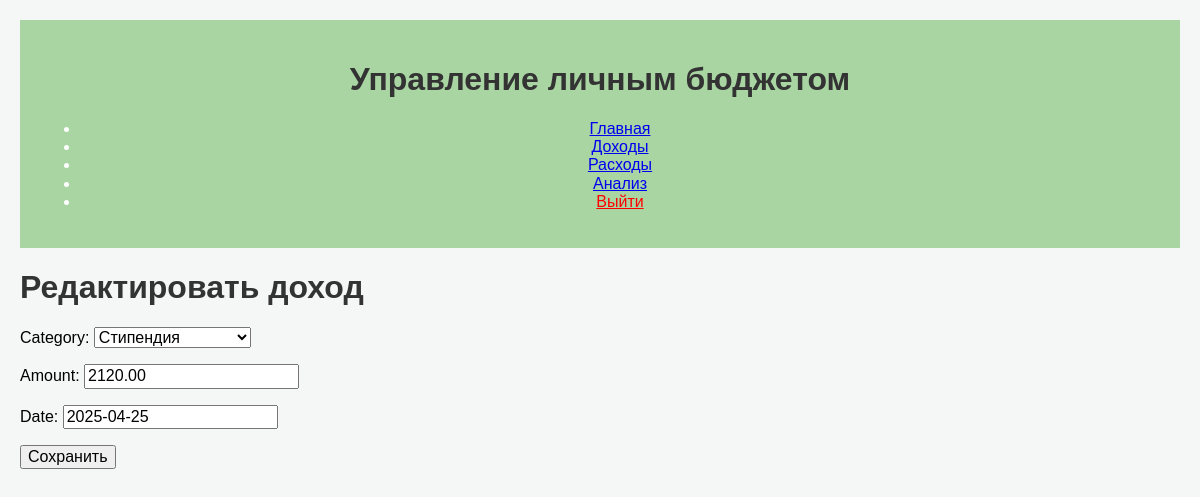
Screenshot of /income/edit/1/ (signed in) with the database file from the repository.
### budget/models.py (models this page shows, shortened)
class Income(models.Model):
    user = models.ForeignKey(User, on_delete=models.CASCADE)
    category = models.ForeignKey(IncomeCategory, on_delete=models.SET_NULL, null=True, blank=True)
    amount = models.DecimalField(max_digits=10, decimal_places=2)
    date = models.DateField()

### budget/views.py (the view)
# urls.py: path('income/edit/<int:pk>/', views.edit_income, name='edit_income'),
@login_required
def edit_income(request, pk):
    income = get_object_or_404(Income, pk=pk, user=request.user)
    if request.method == 'POST':
        form = IncomeForm(request.POST, instance=income)
        if form.is_valid():
            form.save()
            return redirect('income_list')
    else:
        form = IncomeForm(instance=income)
    return render(request, 'budget/add_income.html', {'form': form, 'income': income})

### budget/forms.py
class IncomeForm(forms.ModelForm):
    class Meta:
        model = Income
        fields = ['category', 'amount', 'date']
        category = forms.ModelChoiceField(queryset=IncomeCategory.objects.all(), empty_label="Select a Category")

### budget/models.py (called while the page is built)
    def __str__(self):
        return self.name

### budget/templates/budget/add_income.html (shortened to what this page needs)
{% extends 'budget/base.html' %}
{% block content %}
<h1>
    {% if income %}
    Редактировать доход
    {% else %}
    Добавить доход
    {% endif %}
</h1>
<form method="post">
    {{ form.as_p }}
    <button type="submit">Сохранить</button>
</form>
{% endblock %}

### static/css/style.css (style rules this page uses)
body { font-family: Arial, sans-serif; background-color: #f4f7f6; margin: 0; padding: 0; }
h1, h2, h3 { font-weight: bold; color: #333; }

### budget/templates/budget/base.html (style rules this page uses)
body { font-family: Arial, sans-serif; margin: 20px; }

### rows the page displays
Income: category "Стипендия", amount "2120.00", date "2025-04-25"
